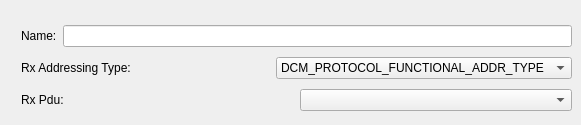
    <widget class="QWidget" name="tab_21">
     <attribute name="title">
      <string>Protocol Rx</string>
     </attribute>
     <widget class="QWidget" name="layoutWidget">
      <property name="geometry">
       <rect>
        <x>21</x>
        <y>21</y>
        <width>551</width>
        <height>95</height>
       </rect>
      </property>
      <layout class="QVBoxLayout" name="verticalLayout_18">
       <item>
        <layout class="QHBoxLayout" name="horizontalLayout_37">
         <item>
          <widget class="QLabel" name="label_31">
           <property name="text">
            <string>Name:</string>
           </property>
          </widget>
         </item>
         <item>
          <widget class="QLineEdit" name="leRxProtocolName"/>
         </item>
        </layout>
       </item>
       <item>
        <layout class="QHBoxLayout" name="horizontalLayout_46">
         <item>
          <widget class="QLabel" name="label_40">
           <property name="text">
            <string>Rx Addressing Type:</string>
           </property>
          </widget>
         </item>
         <item>
          <widget class="QComboBox" name="cmbxRxAddrType">
           <item>
            <property name="text">
             <string>DCM_PROTOCOL_FUNCTIONAL_ADDR_TYPE</string>
            </property>
           </item>
           <item>
            <property name="text">
             <string>DCM_PROTOCOL_PHYSICAL_ADDR_TYPE</string>
            </property>
           </item>
          </widget>
         </item>
        </layout>
       </item>
       <item>
        <layout class="QHBoxLayout" name="horizontalLayout_45">
         <item>
          <widget class="QLabel" name="label_41">
           <property name="text">
            <string>Rx Pdu:</string>
           </property>
          </widget>
         </item>
         <item>
          <widget class="QComboBox" name="cmbxRxPdu"/>
         </item>
        </layout>
       </item>
      </layout>
     </widget>
    </widget>
